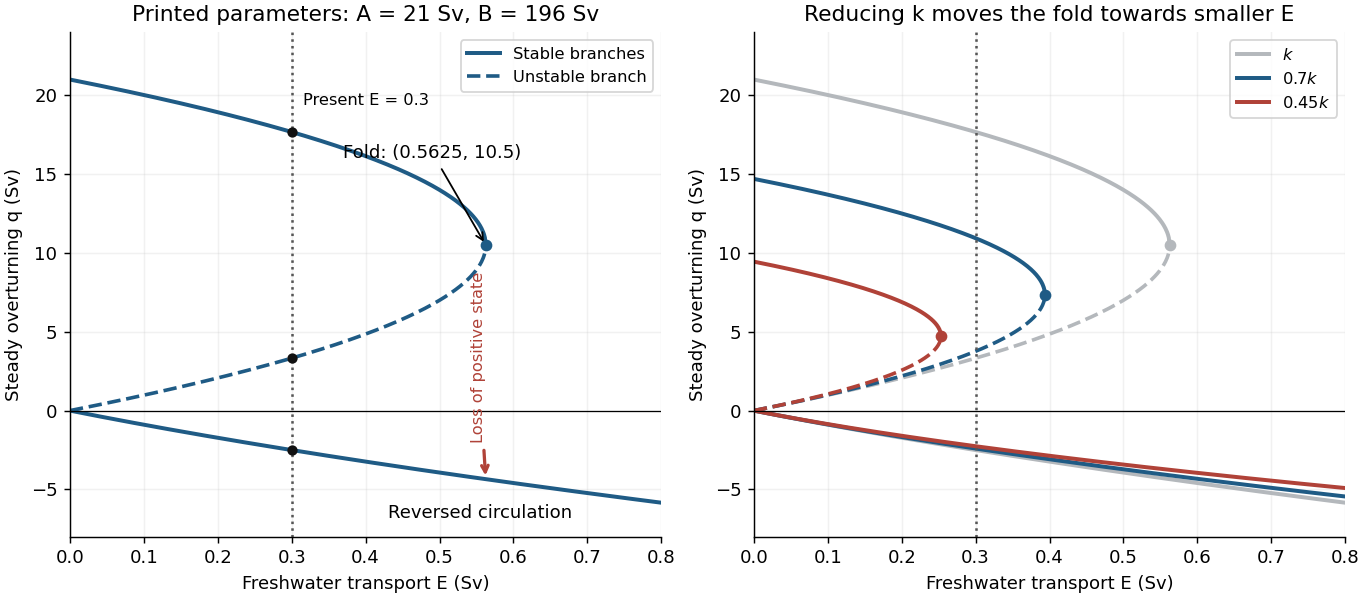

Here is the Python script that generated this plot:
"""Steady two-box overturning branches; Python 3.14, numpy and matplotlib.

Run from the desired output directory; writes only the identically named PNG.
Solid branches are stable; dashed branches unstable under salt-budget dynamics.
"""
from pathlib import Path
import matplotlib
matplotlib.use("Agg")
import matplotlib.pyplot as plt
import numpy as np

A, B = 21., 196.
Ec = A * A / (4 * B)
fig, axes = plt.subplots(1, 2, figsize=(10.5, 4.6), layout="constrained", facecolor="white")

def branches(ax, lam, color, label):
    a, b = lam * A, lam * B
    ec = a * a / (4 * b)
    # Avoid the singular E=q=0 endpoint of the reduced stationary equation.
    e = np.linspace(1e-5, ec, 500)
    d = np.sqrt(np.maximum(a * a - 4 * b * e, 0))
    ax.plot(e, (a + d) / 2, color=color, lw=2.2, label=label)
    ax.plot(e, (a - d) / 2, color=color, lw=2, ls="--")
    er = np.linspace(1e-5, .8, 500)
    ax.plot(er, (a - np.sqrt(a * a + 4 * b * er)) / 2, color=color, lw=2.2)
    ax.scatter([ec], [a / 2], s=30, color=color, zorder=4)

branches(axes[0], 1, "#1f5b85", "Stable branches")
axes[0].plot([], [], "--", color="#1f5b85", lw=2, label="Unstable branch")
axes[0].axvline(.3, color="#555555", ls=":", lw=1.4)
for q in [(A + np.sqrt(A*A - 4*B*.3))/2,
          (A - np.sqrt(A*A - 4*B*.3))/2,
          (A - np.sqrt(A*A + 4*B*.3))/2]:
    axes[0].scatter([.3], [q], color="#111111", s=22, zorder=5)
axes[0].annotate("Fold: (0.5625, 10.5)", xy=(Ec, A/2), xytext=(.37, 16),
                 arrowprops=dict(arrowstyle="->"), fontsize=10)
axes[0].text(.315, 19.4, "Present E = 0.3", fontsize=9)
axes[0].text(.43, -6.8, "Reversed circulation", fontsize=10)
axes[0].annotate("Loss of positive state", xy=(Ec, -4.35), xytext=(Ec, 8.8),
                 arrowprops=dict(arrowstyle="->", color="#b04238", lw=1.8),
                 color="#b04238", fontsize=9, rotation=90, ha="right", va="top")
axes[0].set_title("Printed parameters: A = 21 Sv, B = 196 Sv")
branches(axes[1], 1, "#b4b8bc", r"$k$")
branches(axes[1], .7, "#1f5b85", r"$0.7k$")
branches(axes[1], .45, "#b04238", r"$0.45k$")
axes[1].axvline(.3, color="#555555", ls=":", lw=1.4)
axes[1].set_title("Reducing k moves the fold towards smaller E")
for ax in axes:
    ax.set_facecolor("white")
    ax.axhline(0, color="black", lw=.7)
    ax.set(xlim=(0, .8), ylim=(-8, 24), xlabel="Freshwater transport E (Sv)",
           ylabel="Steady overturning q (Sv)")
    ax.spines[["top", "right"]].set_visible(False)
    ax.grid(alpha=.17)
    ax.legend(loc="upper right", fontsize=9)
fig.savefig(Path.cwd() / (Path(__file__).stem + ".png"), dpi=130, facecolor="white")
plt.close(fig)
